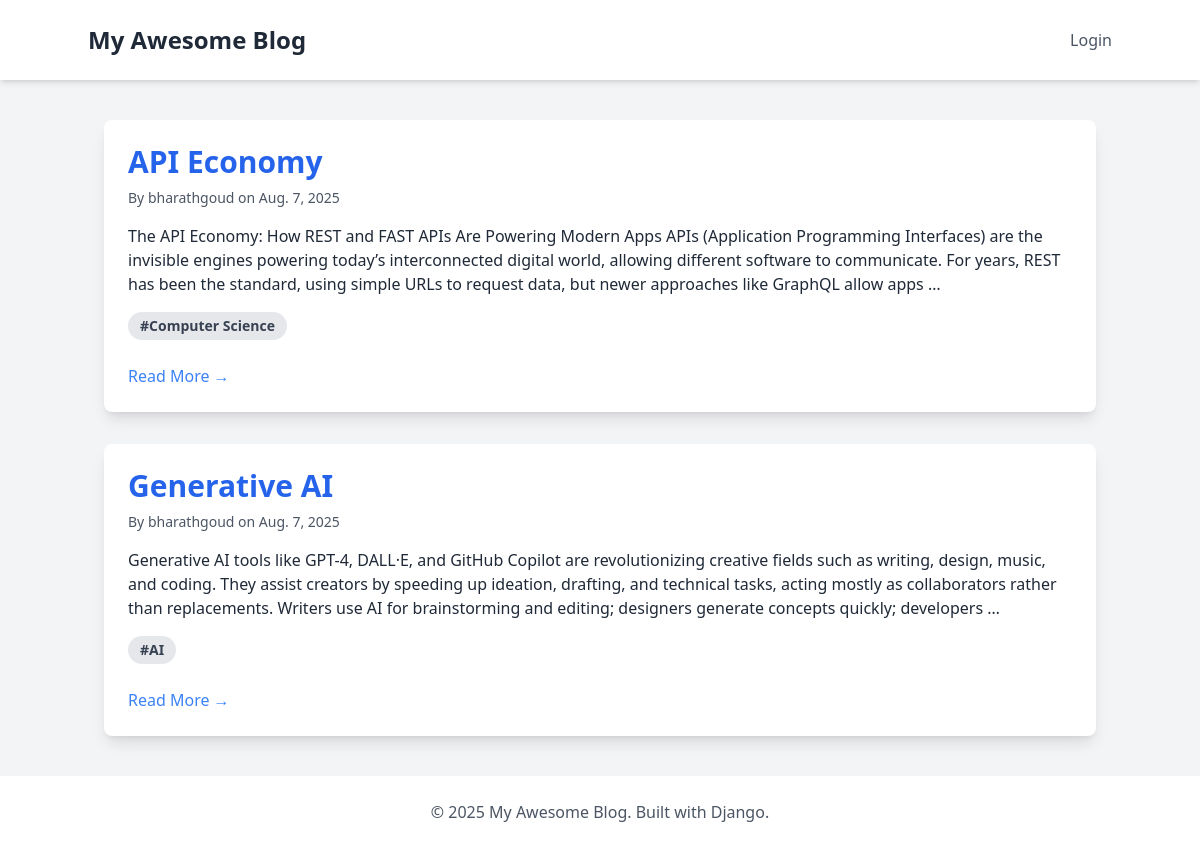
The page / on the database its author committed.
### blog/models.py (models this page shows, shortened)
class Post(models.Model):
    title = models.CharField(max_length=255)
    content = models.TextField()
    author = models.ForeignKey(User, on_delete=models.CASCADE)
    created_on = models.DateTimeField(auto_now_add=True)
    last_modified = models.DateTimeField(auto_now=True)
    categories = models.ManyToManyField(Category, related_name='posts')

class Category(models.Model):
    name = models.CharField(max_length=100)

### blog/views.py (the view)
# urls.py: path('', views.post_list, name='post_list'),
def post_list(request):
    posts = Post.objects.all().order_by('-created_on')
    context = {'posts': posts}
    return render(request, 'blog/post_list.html', context)

### blog/templates/blog/post_list.html
{% extends "blog/base.html" %}
{% block content %}
<div class="space-y-8">
    {% for post in posts %}
    <div class="bg-white p-6 rounded-lg shadow-lg hover:shadow-xl transition-shadow duration-300">
        <h2 class="text-3xl font-bold mb-2">
            <a href="{% url 'post_detail' post.pk %}" class="text-blue-600 hover:text-blue-800">{{ post.title }}</a>
        </h2>
        <p class="text-gray-600 text-sm mb-4">
            By {{ post.author.username }} on {{ post.created_on.date }}
        </p>
        <div class="text-gray-800 mb-4">
            {{ post.content|truncatewords:50|linebreaks }}
        </div>
        <div>
            {% for category in post.categories.all %}
                <a href="{% url 'posts_by_category' category.name %}" class="inline-block bg-gray-200 rounded-full px-3 py-1 text-sm font-semibold text-gray-700 mr-2 mb-2 hover:bg-gray-300">#{{ category.name }}</a>
            {% endfor %}
        </div>
        <a href="{% url 'post_detail' post.pk %}" class="text-blue-500 hover:underline mt-4 inline-block">Read More &rarr;</a>
    </div>
    {% endfor %}
</div>
{% endblock content %}

### blog/templates/blog/base.html (shortened to what this page needs)
<!DOCTYPE html>
<html lang="en">
<head>
    <script src="https://cdn.tailwindcss.com"></script>
</head>
<body class="bg-gray-100 font-sans leading-normal tracking-normal">
    <nav class="bg-white p-6 shadow-md">
        <div class="container mx-auto flex justify-between items-center">
            <a href="{% url 'post_list' %}" class="text-2xl font-bold text-gray-800">My Awesome Blog</a>
            <div>
                {% if user.is_authenticated %}
                    <a href="{% url 'post_create' %}" class="bg-blue-600 text-white font-bold py-2 px-4 rounded-lg hover:bg-blue-700 transition-colors mr-4">New Post</a>
                    <a href="{% url 'logout' %}" class="text-gray-600 hover:text-gray-800">Logout ({{ user.username }})</a>
                {% else %}
                    <a href="{% url 'login' %}" class="text-gray-600 hover:text-gray-800">Login</a>
                {% endif %}
            </div>
        </div>
    </nav>
    <div class="container mx-auto mt-10 px-4">
        {% block content %}
        {% endblock content %}
    </div>
    <footer class="bg-white p-6 mt-10 shadow-md">
        <div class="container mx-auto text-center text-gray-600">
            <p>&copy; 2025 My Awesome Blog. Built with Django.</p>
        </div>
    </footer>
</body>
</html>

### rows shown on the page
Post: title "API Economy", author.username "bharathgoud", created_on "Aug. 7, 2025", content "The API Economy: How REST and FAST APIs Are Powering Modern Apps APIs (Application Programming Interfaces) are the invisible engines powering today’s interconnected digital world, allowing different software to communicate. For years, REST has been the standard, using simple URLs to request data, but newer approaches like GraphQL allow apps …"
Category: name "Computer Science"
Post: title "Generative AI", author.username "bharathgoud", created_on "Aug. 7, 2025", content "Generative AI tools like GPT-4, DALL·E, and GitHub Copilot are revolutionizing creative fields such as writing, design, music, and coding. They assist creators by speeding up ideation, drafting, and technical tasks, acting mostly as collaborators rather than replacements. Writers use AI for brainstorming and editing; designers generate concepts quickly; developers …"
Category: name "AI"
